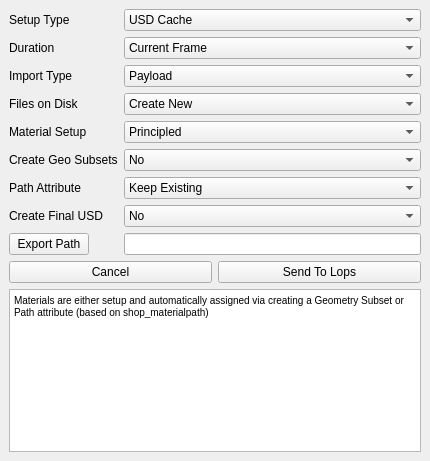
<?xml version="1.0" encoding="UTF-8"?>
<ui version="4.0">
 <class>MainWindow</class>
 <widget class="QMainWindow" name="MainWindow">
  <property name="geometry">
   <rect>
    <x>0</x>
    <y>0</y>
    <width>430</width>
    <height>461</height>
   </rect>
  </property>
  <property name="windowTitle">
   <string>Send To Lops</string>
  </property>
  <widget class="QWidget" name="centralwidget">
   <layout class="QGridLayout" name="gridLayout">
    <item row="0" column="0">
     <layout class="QFormLayout" name="formLayout">
      <property name="horizontalSpacing">
       <number>6</number>
      </property>
      <property name="verticalSpacing">
       <number>6</number>
      </property>
      <item row="0" column="1">
       <widget class="QComboBox" name="comboBox">
        <item>
         <property name="text">
          <string>USD Cache</string>
         </property>
        </item>
        <item>
         <property name="text">
          <string>SOP import</string>
         </property>
        </item>
        <item>
         <property name="text">
          <string>Scene Import</string>
         </property>
        </item>
       </widget>
      </item>
      <item row="0" column="0">
       <widget class="QLabel" name="label">
        <property name="text">
         <string>Setup Type</string>
        </property>
       </widget>
      </item>
      <item row="1" column="0">
       <widget class="QLabel" name="label_2">
        <property name="text">
         <string>Duration</string>
        </property>
       </widget>
      </item>
      <item row="2" column="0">
       <widget class="QLabel" name="label_3">
        <property name="text">
         <string>Import Type</string>
        </property>
       </widget>
      </item>
      <item row="3" column="0">
       <widget class="QLabel" name="label_4">
        <property name="text">
         <string>Files on Disk</string>
        </property>
       </widget>
      </item>
      <item row="1" column="1">
       <widget class="QComboBox" name="comboBox_2">
        <item>
         <property name="text">
          <string>Current Frame</string>
         </property>
        </item>
        <item>
         <property name="text">
          <string>Timeline</string>
         </property>
        </item>
       </widget>
      </item>
      <item row="2" column="1">
       <widget class="QComboBox" name="comboBox_3">
        <item>
         <property name="text">
          <string>Payload</string>
         </property>
        </item>
        <item>
         <property name="text">
          <string>Reference</string>
         </property>
        </item>
        <item>
         <property name="text">
          <string>Sublayer</string>
         </property>
        </item>
       </widget>
      </item>
      <item row="3" column="1">
       <widget class="QComboBox" name="comboBox_4">
        <item>
         <property name="text">
          <string>Create New</string>
         </property>
        </item>
        <item>
         <property name="text">
          <string>Use Existing</string>
         </property>
        </item>
       </widget>
      </item>
      <item row="4" column="0">
       <widget class="QLabel" name="label_5">
        <property name="text">
         <string>Material Setup</string>
        </property>
       </widget>
      </item>
      <item row="4" column="1">
       <widget class="QComboBox" name="comboBox_5">
        <item>
         <property name="text">
          <string>Principled</string>
         </property>
        </item>
        <item>
         <property name="text">
          <string>3Delight</string>
         </property>
        </item>
        <item>
         <property name="text">
          <string>Collect</string>
         </property>
        </item>
        <item>
         <property name="text">
          <string>None</string>
         </property>
        </item>
        <item>
         <property name="text">
          <string>Copy Existing</string>
         </property>
        </item>
       </widget>
      </item>
      <item row="5" column="0">
       <widget class="QLabel" name="label_6">
        <property name="text">
         <string>Create Geo Subsets</string>
        </property>
       </widget>
      </item>
      <item row="5" column="1">
       <widget class="QComboBox" name="comboBox_6">
        <item>
         <property name="text">
          <string>No</string>
         </property>
        </item>
        <item>
         <property name="text">
          <string>Based on shop_materialpath</string>
         </property>
        </item>
       </widget>
      </item>
      <item row="6" column="0">
       <widget class="QLabel" name="label_7">
        <property name="text">
         <string>Path Attribute</string>
        </property>
       </widget>
      </item>
      <item row="6" column="1">
       <widget class="QComboBox" name="comboBox_7">
        <item>
         <property name="text">
          <string>Keep Existing</string>
         </property>
        </item>
        <item>
         <property name="text">
          <string>Based on shop_materialpath</string>
         </property>
        </item>
        <item>
         <property name="text">
          <string>Based on Name</string>
         </property>
        </item>
       </widget>
      </item>
      <item row="10" column="0" colspan="2">
       <layout class="QHBoxLayout" name="horizontalLayout">
        <item>
         <widget class="QPushButton" name="pushButton">
          <property name="text">
           <string>Cancel</string>
          </property>
         </widget>
        </item>
        <item>
         <widget class="QPushButton" name="pushButton_2">
          <property name="text">
           <string>Send To Lops</string>
          </property>
         </widget>
        </item>
       </layout>
      </item>
      <item row="8" column="0">
       <widget class="QPushButton" name="pushButton_3">
        <property name="text">
         <string>Export Path</string>
        </property>
       </widget>
      </item>
      <item row="8" column="1">
       <widget class="QLineEdit" name="lineEdit"/>
      </item>
      <item row="11" column="0" colspan="2">
       <widget class="QTextBrowser" name="textBrowser">
        <property name="html">
         <string>&lt;!DOCTYPE HTML PUBLIC &quot;-//W3C//DTD HTML 4.0//EN&quot; &quot;http://www.w3.org/TR/REC-html40/strict.dtd&quot;&gt;
&lt;html&gt;&lt;head&gt;&lt;meta name=&quot;qrichtext&quot; content=&quot;1&quot; /&gt;&lt;style type=&quot;text/css&quot;&gt;
p, li { white-space: pre-wrap; }
&lt;/style&gt;&lt;/head&gt;&lt;body style=&quot; font-family:'MS Shell Dlg 2'; font-size:7.75385pt; font-weight:400; font-style:normal;&quot;&gt;
&lt;p style=&quot; margin-top:0px; margin-bottom:0px; margin-left:0px; margin-right:0px; -qt-block-indent:0; text-indent:0px;&quot;&gt;&lt;span style=&quot; font-size:7.75385pt;&quot;&gt;Materials are either setup and automatically assigned via creating a Geometry Subset or Path attribute (based on shop_materialpath)&lt;/span&gt;&lt;/p&gt;&lt;/body&gt;&lt;/html&gt;</string>
        </property>
       </widget>
      </item>
      <item row="7" column="0">
       <widget class="QLabel" name="label_8">
        <property name="text">
         <string>Create Final USD</string>
        </property>
       </widget>
      </item>
      <item row="7" column="1">
       <widget class="QComboBox" name="comboBox_8">
        <item>
         <property name="text">
          <string>No</string>
         </property>
        </item>
        <item>
         <property name="text">
          <string>Yes</string>
         </property>
        </item>
       </widget>
      </item>
     </layout>
    </item>
   </layout>
  </widget>
 </widget>
 <resources/>
 <connections/>
</ui>
